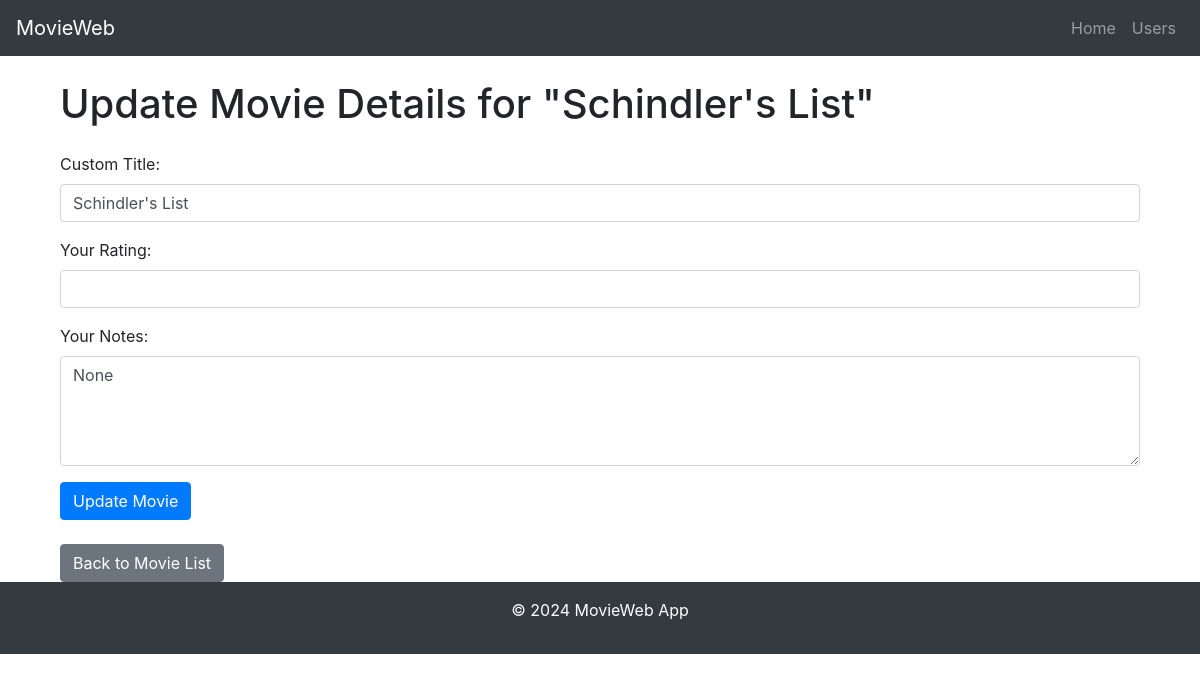
/users/1/update_movie/2, run on the app's committed database.
### datamanager/models.py (models this page shows, shortened)
class BaseModel(db.Model):
    __abstract__ = True  # Mark this class as abstract; it won't be created as a table.

class Movie(BaseModel):
    __tablename__ = 'movies'
    id = db.Column(db.Integer, primary_key=True, autoincrement=True)
    name = db.Column(db.String(100), nullable=False, unique=True)
    director = db.Column(db.String(100))
    year = db.Column(db.Integer)
    rating = db.Column(db.Float)
    poster = db.Column(db.String(255))
    imdb_link = db.Column(db.String(255))

class UserMovies(BaseModel):
    __tablename__ = 'user_movies'
    id = db.Column(db.Integer, primary_key=True, autoincrement=True)
    user_id = db.Column(db.Integer, db.ForeignKey('users.id'), nullable=False)
    movie_id = db.Column(db.Integer, db.ForeignKey('movies.id'), nullable=False)
    user_title = db.Column(db.String(100))
    user_rating = db.Column(db.Float)
    user_notes = db.Column(db.Text)
    added_at = db.Column(db.DateTime, default=db.func.now())
    user = db.relationship('User', backref=db.backref('user_movies', lazy=True))
    movie = db.relationship('Movie', backref=db.backref('user_movies', lazy=True))

### routes/html_routes.py (the view, shortened to what this page needs)
    @html_routes.route('/users/<int:user_id>/update_movie/<int:user_movie_id>', methods=['GET', 'POST'])
    def update_movie(user_id, user_movie_id):
        try:
            if not (user_movie := data_manager.get_user_movie(user_movie_id)):
                return render_error_page(404, "Movie not found.")
            if not data_manager.get_user_by_id(user_id):
                return render_error_page(404, "User not found.")
            return render_template('update_movie.html', user_movie=user_movie)
        except KeyError as e:
            logger.error(f"Invalid form data: {e}")
            flash(f"Invalid form data: {str(e)}", "error")
            return render_template('update_movie.html', user_movie=user_movie)
        except Exception as e:
            logger.error(f"Error in update_movie route: {e}")
            return render_error_page(500, "Failed to update movie.")

### datamanager/sqlite_data_manager.py (called while the page is built)
    def get_user_by_id(self, user_id):
        return User.query.get(user_id)

    def get_user_movie(self, user_movie_id):
        try:
            user_movie = UserMovies.query.get(user_movie_id)
            return user_movie
        except Exception as e:
            self.db.session.rollback()
            print(f"Error fetching movie by ID: {e}")
            return None

### templates/update_movie.html (shortened to what this page needs)
{% extends "base.html" %}
{% block content %}
<div class="container mt-4">
    <h1 class="mb-4">Update Movie Details for "{{ user_movie.movie.name }}"</h1>
    <form method="post" action="{{ url_for('html_routes.update_movie', user_id=user_movie.user_id, user_movie_id=user_movie.id) }}">
        <div class="form-group">
            <label for="user_title">Custom Title:</label>
            <input type="text" id="user_title" name="user_title" class="form-control" value="{{ user_movie.user_title }}">
        </div>
        <div class="form-group">
            <label for="user_rating">Your Rating:</label>
            <input type="number" id="user_rating" name="user_rating" class="form-control" step="0.1" min="0" max="10" value="{{ user_movie.user_rating }}">
        </div>
        <div class="form-group">
            <label for="user_notes">Your Notes:</label>
            <textarea id="user_notes" name="user_notes" class="form-control" rows="4">{{ user_movie.user_notes }}</textarea>
        </div>
        <button type="submit" class="btn btn-primary">Update Movie</button>
    </form>
    <div class="mt-4">
        <a href="{{ url_for('html_routes.user_movies', user_id=user_movie.user_id) }}" class="btn btn-secondary">Back to Movie List</a>
    </div>
</div>
{% endblock %}

### data on the page
Movie: movie.name "Schindler's List"
UserMovies: user_title "Schindler's List", user_notes "None"
